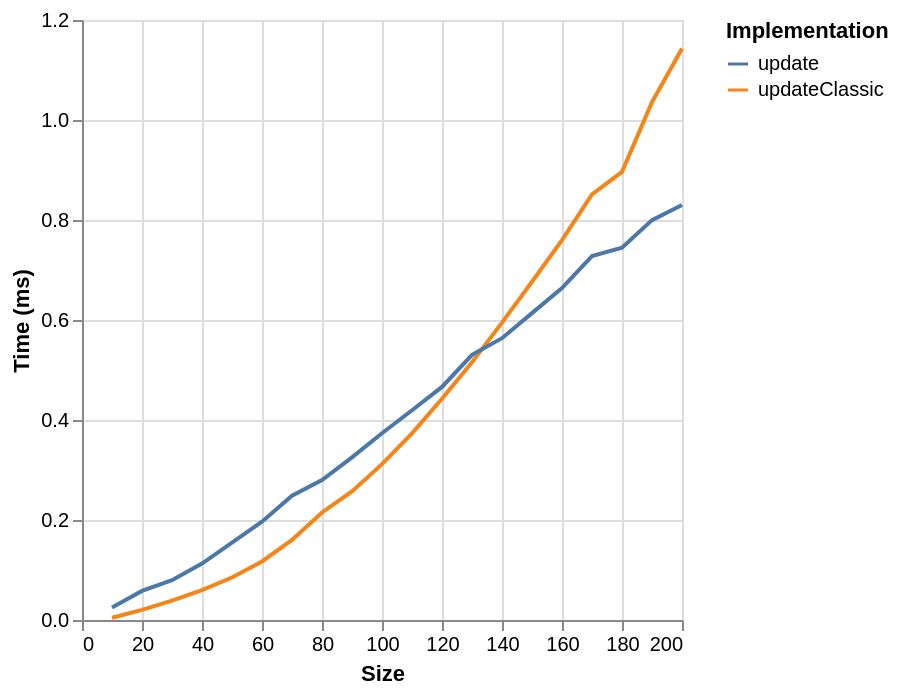

Write the Vega-Lite specification saved for this chart.
### Vega specification from a JSON file in a GitHub repository (floating-point values rounded to 4 significant figures)
{"$schema": "https://vega.github.io/schema/vega/v6.json", "background": "white", "padding": 5, "width": 300, "height": 300, "style": "cell", "data": [{"name": "source_0", "values": [{"ms": 0.0044, "series": "updateClassic", "size": 10}, {"ms": 0.0203, "series": "updateClassic", "size": 20}, {"ms": 0.0388, "series": "updateClassic", "size": 30}, {"ms": 0.0597, "series": "updateClassic", "size": 40}, {"ms": 0.0849, "series": "updateClassic", "size": 50}, {"ms": 0.117, "series": "updateClassic", "size": 60}, {"ms": 0.16, "series": "updateClassic", "size": 70}, {"ms": 0.2151, "series": "updateClassic", "size": 80}, {"ms": 0.257, "series": "updateClassic", "size": 90}, {"ms": 0.3117, "series": "updateClassic", "size": 100}, {"ms": 0.3734, "series": "updateClassic", "size": 110}, {"ms": 0.4425, "series": "updateClassic", "size": 120}, {"ms": 0.5155, "series": "updateClassic", "size": 130}, {"ms": 0.5947, "series": "updateClassic", "size": 140}, {"ms": 0.6764, "series": "updateClassic", "size": 150}, {"ms": 0.7598, "series": "updateClassic", "size": 160}, {"ms": 0.851, "series": "updateClassic", "size": 170}, {"ms": 0.8963, "series": "updateClassic", "size": 180}, {"ms": 1.036, "series": "updateClassic", "size": 190}, {"ms": 1.143, "series": "updateClassic", "size": 200}, {"ms": 0.025, "series": "update", "size": 10}, {"ms": 0.0581, "series": "update", "size": 20}, {"ms": 0.0797, "series": "update", "size": 30}, {"ms": 0.1128, "series": "update", "size": 40}, {"ms": 0.1546, "series": "update", "size": 50}, {"ms": 0.1967, "series": "update", "size": 60}, {"ms": 0.2485, "series": "update", "size": 70}, {"ms": 0.2799, "series": "update", "size": 80}, {"ms": 0.3253, "series": "update", "size": 90}, {"ms": 0.3734, "series": "update", "size": 100}, {"ms": 0.4195, "series": "update", "size": 110}, {"ms": 0.4661, "series": "update", "size": 120}, {"ms": 0.5304, "series": "update", "size": 130}, {"ms": 0.5636, "series": "update", "size": 140}, {"ms": 0.6138, "series": "update", "size": 150}, {"ms": 0.6638, "series": "update", "size": 160}, {"ms": 0.7278, "series": "update", "size": 170}, {"ms": 0.7445, "series": "update", "size": 180}, {"ms": 0.7997, "series": "update", "size": 190}, {"ms": 0.8299, "series": "update", "size": 200}]}, {"name": "data_0", "source": "source_0", "transform": [{"type": "formula", "expr": "toNumber(datum[\"size\"])", "as": "size"}]}], "marks": [{"name": "pathgroup", "type": "group", "from": {"facet": {"name": "faceted_path_main", "data": "data_0", "groupby": ["series"]}}, "encode": {"update": {"width": {"field": {"group": "width"}}, "height": {"field": {"group": "height"}}}}, "marks": [{"name": "marks", "type": "line", "style": ["line"], "sort": {"field": "x"}, "from": {"data": "faceted_path_main"}, "encode": {"update": {"stroke": {"scale": "color", "field": "series"}, "description": {"signal": "\"Size: \" + (format(datum[\"size\"], \"\")) + \"; Time (ms): \" + (format(datum[\"ms\"], \"\")) + \"; series: \" + (isValid(datum[\"series\"]) ? isArray(datum[\"series\"]) ? join(datum[\"series\"], ' ') : datum[\"series\"] : \"\"+datum[\"series\"])"}, "x": {"scale": "x", "field": "size"}, "y": {"scale": "y", "field": "ms"}, "defined": {"signal": "isValid(datum[\"size\"]) && isFinite(+datum[\"size\"]) && isValid(datum[\"ms\"]) && isFinite(+datum[\"ms\"])"}}}}]}], "scales": [{"name": "x", "type": "linear", "domain": {"data": "data_0", "field": "size"}, "range": [0, {"signal": "width"}], "nice": true, "zero": false}, {"name": "y", "type": "linear", "domain": {"data": "data_0", "field": "ms"}, "range": [{"signal": "height"}, 0], "nice": true, "zero": true}, {"name": "color", "type": "ordinal", "domain": {"data": "data_0", "field": "series", "sort": true}, "range": "category"}], "axes": [{"scale": "x", "orient": "bottom", "gridScale": "y", "grid": true, "tickCount": {"signal": "ceil(width/40)"}, "domain": false, "labels": false, "aria": false, "maxExtent": 0, "minExtent": 0, "ticks": false, "zindex": 0}, {"scale": "y", "orient": "left", "gridScale": "x", "grid": true, "tickCount": {"signal": "ceil(height/40)"}, "domain": false, "labels": false, "aria": false, "maxExtent": 0, "minExtent": 0, "ticks": false, "zindex": 0}, {"scale": "x", "orient": "bottom", "grid": false, "title": "Size", "labelFlush": true, "labelOverlap": true, "tickCount": {"signal": "ceil(width/40)"}, "zindex": 0}, {"scale": "y", "orient": "left", "grid": false, "title": "Time (ms)", "labelOverlap": true, "tickCount": {"signal": "ceil(height/40)"}, "zindex": 0}], "legends": [{"orient": "right", "symbolLimit": 30, "title": "Implementation", "stroke": "color", "symbolType": "stroke"}]}
